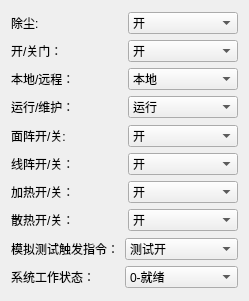
<?xml version="1.0" encoding="UTF-8"?>
<ui version="4.0">
 <class>ControlPacket</class>
 <widget class="QDialog" name="ControlPacket">
  <property name="geometry">
   <rect>
    <x>0</x>
    <y>0</y>
    <width>241</width>
    <height>301</height>
   </rect>
  </property>
  <property name="windowTitle">
   <string>Dialog</string>
  </property>
  <layout class="QVBoxLayout" name="verticalLayout">
   <item>
    <layout class="QGridLayout" name="gridLayout">
     <item row="0" column="0">
      <widget class="QLabel" name="label">
       <property name="text">
        <string>除尘:</string>
       </property>
      </widget>
     </item>
     <item row="0" column="1">
      <widget class="QComboBox" name="comboBox">
       <item>
        <property name="text">
         <string>开</string>
        </property>
       </item>
       <item>
        <property name="text">
         <string>关</string>
        </property>
       </item>
      </widget>
     </item>
     <item row="1" column="1">
      <widget class="QComboBox" name="comboBox_2">
       <item>
        <property name="text">
         <string>开</string>
        </property>
       </item>
       <item>
        <property name="text">
         <string>关</string>
        </property>
       </item>
      </widget>
     </item>
     <item row="3" column="0">
      <widget class="QLabel" name="label_4">
       <property name="text">
        <string>运行/维护：</string>
       </property>
      </widget>
     </item>
     <item row="3" column="1">
      <widget class="QComboBox" name="comboBox_4">
       <item>
        <property name="text">
         <string>运行</string>
        </property>
       </item>
       <item>
        <property name="text">
         <string>维护</string>
        </property>
       </item>
      </widget>
     </item>
     <item row="2" column="1">
      <widget class="QComboBox" name="comboBox_3">
       <item>
        <property name="text">
         <string>本地</string>
        </property>
       </item>
       <item>
        <property name="text">
         <string>远程</string>
        </property>
       </item>
      </widget>
     </item>
     <item row="1" column="0">
      <widget class="QLabel" name="label_2">
       <property name="text">
        <string>开/关门：</string>
       </property>
      </widget>
     </item>
     <item row="2" column="0">
      <widget class="QLabel" name="label_3">
       <property name="text">
        <string>本地/远程：</string>
       </property>
      </widget>
     </item>
    </layout>
   </item>
   <item>
    <layout class="QGridLayout" name="gridLayout_2">
     <item row="0" column="0">
      <widget class="QLabel" name="label_5">
       <property name="text">
        <string>面阵开/关:</string>
       </property>
      </widget>
     </item>
     <item row="0" column="1">
      <widget class="QComboBox" name="comboBox_5">
       <item>
        <property name="text">
         <string>开</string>
        </property>
       </item>
       <item>
        <property name="text">
         <string>关</string>
        </property>
       </item>
      </widget>
     </item>
     <item row="3" column="0">
      <widget class="QLabel" name="label_8">
       <property name="text">
        <string>散热开/关：</string>
       </property>
      </widget>
     </item>
     <item row="2" column="1">
      <widget class="QComboBox" name="comboBox_7">
       <item>
        <property name="text">
         <string>开</string>
        </property>
       </item>
       <item>
        <property name="text">
         <string>关</string>
        </property>
       </item>
      </widget>
     </item>
     <item row="1" column="0">
      <widget class="QLabel" name="label_6">
       <property name="text">
        <string>线阵开/关：</string>
       </property>
      </widget>
     </item>
     <item row="3" column="1">
      <widget class="QComboBox" name="comboBox_8">
       <item>
        <property name="text">
         <string>开</string>
        </property>
       </item>
       <item>
        <property name="text">
         <string>关</string>
        </property>
       </item>
      </widget>
     </item>
     <item row="1" column="1">
      <widget class="QComboBox" name="comboBox_6">
       <item>
        <property name="text">
         <string>开</string>
        </property>
       </item>
       <item>
        <property name="text">
         <string>关</string>
        </property>
       </item>
      </widget>
     </item>
     <item row="2" column="0">
      <widget class="QLabel" name="label_7">
       <property name="text">
        <string>加热开/关：</string>
       </property>
      </widget>
     </item>
    </layout>
   </item>
   <item>
    <layout class="QGridLayout" name="gridLayout_3">
     <item row="1" column="0">
      <widget class="QLabel" name="label_10">
       <property name="text">
        <string>系统工作状态：</string>
       </property>
      </widget>
     </item>
     <item row="0" column="0">
      <widget class="QLabel" name="label_9">
       <property name="text">
        <string>模拟测试触发指令：</string>
       </property>
      </widget>
     </item>
     <item row="0" column="1">
      <widget class="QComboBox" name="comboBox_9">
       <item>
        <property name="text">
         <string>测试开</string>
        </property>
       </item>
       <item>
        <property name="text">
         <string>测试关</string>
        </property>
       </item>
      </widget>
     </item>
     <item row="1" column="1">
      <widget class="QComboBox" name="comboBox_10">
       <item>
        <property name="text">
         <string>0-就绪</string>
        </property>
       </item>
       <item>
        <property name="text">
         <string>1-车辆进入状态</string>
        </property>
       </item>
       <item>
        <property name="text">
         <string>2-维护状态</string>
        </property>
       </item>
       <item>
        <property name="text">
         <string>3-模拟运行状态</string>
        </property>
       </item>
       <item>
        <property name="text">
         <string>4-自检状态</string>
        </property>
       </item>
      </widget>
     </item>
    </layout>
   </item>
  </layout>
 </widget>
 <resources/>
 <connections/>
</ui>
